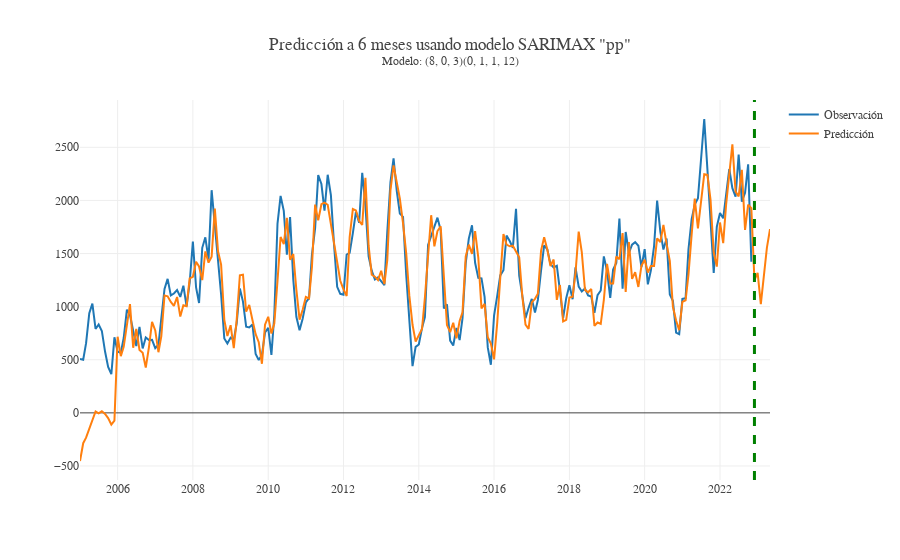

The code cell stored with this chart in its notebook:
### Code cell
fitted = test_model_pp.fit(disp=False)
forecast_test = fitted.forecast(meses_prediccion, exog = X_new_test)
forecast_test = pd.concat([fitted.fittedvalues, forecast_test])
obs_pred_test = pd.DataFrame({"observado":y_test,
                            "prediccion": forecast_test})
plot_predicc_obs_exog = go.Figure()
plot_predicc_obs_exog.add_trace(go.Scatter(x=y_test.index.to_timestamp(), y = y_test, name = "Observación"))
plot_predicc_obs_exog.add_trace(go.Scatter(x=obs_pred_test.index.to_timestamp(), y = obs_pred_test["prediccion"], name = "Predicción"))
plot_predicc_obs_exog.add_vline(x = obs_pred_test.index[-meses_prediccion].to_timestamp(), line_width=3, line_dash="dash", line_color="green")
plot_predicc_obs_exog.update_layout(template = None, title_text =f"Predicción a 6 meses usando modelo SARIMAX \"{'pp'}\"<br><sup>Modelo: {order_main}{seasonal_order_main}",
font_family = "georgia")
plot_predicc_obs_exog.write_image("../output/Prediccion_sarimax_plot.pdf")
plot_predicc_obs_exog.show()

### Figure 1 — Plotly figure (JSON) as saved in the notebook; plotly's stock layout.template omitted (floating-point values rounded to 4 significant figures; data arrays with more than 128 entries replaced by an {"elided": "..."} marker saying what was removed)
{"data": [{"name": "Observación", "type": "scatter", "x": {"elided": "215 str values"}, "y": {"elided": "215 float values"}}, {"name": "Predicción", "type": "scatter", "x": {"elided": "221 str values"}, "y": {"elided": "221 float values"}}], "layout": {"font": {"family": "georgia"}, "shapes": [{"line": {"color": "green", "dash": "dash", "width": 3}, "type": "line", "x0": "2022-12-01T00:00:00", "x1": "2022-12-01T00:00:00", "xref": "x", "y0": 0, "y1": 1, "yref": "y domain"}], "title": {"text": "Predicción a 6 meses usando modelo SARIMAX \"pp\"<br><sup>Modelo: (8, 0, 3)(0, 1, 1, 12)"}}}
